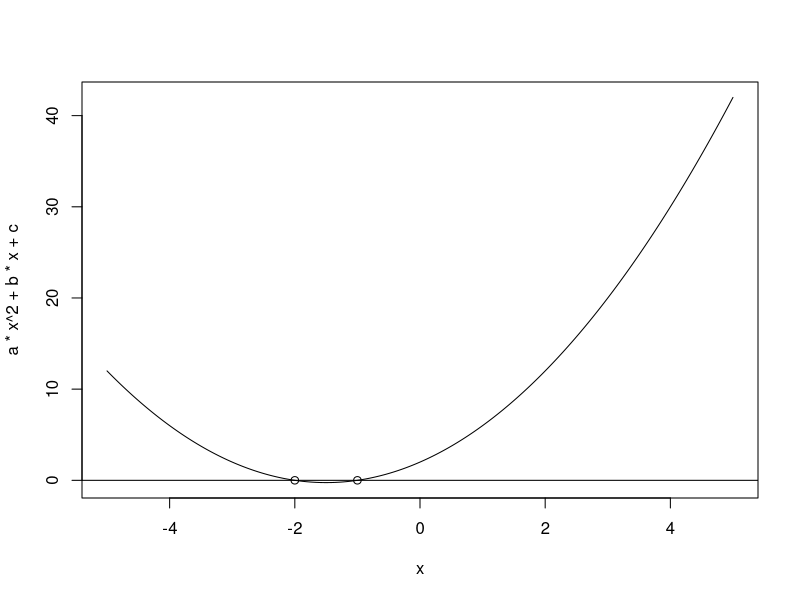

Here is the R script that generated this plot:
## ---- chunk 1
#| echo: false

a <- 1
b <- 3
c <- 2
x <- seq(-5,5, length = 300)
plot(x, a*x^2 + b*x + c, type = "l")
abline(h = 0)
# determine the discriminant. If >0, there are 2 solutions. If =0, there is 1 solution
#if <0, there are 0 solutions (or 2 complex solutions)
disc <- b^2-4*a*c
if (disc > 0){
  root1 <- (-b - sqrt(disc))/(2*a)
  root2 <- (-b + sqrt(disc))/(2*a)
  
  points(root1,0)
  points(root2,0)

  root <- c(root1,root2)
  len <- 2
}else if (disc == 0){
  root <- (-b/(2*a))

  points(root,0)
  len <- 1
}else{
  #Omitted since the announcement stated there could be 0 solutions, but
  #complex solutions code could also be put here
  root<- c("None")
  len <-0
}
